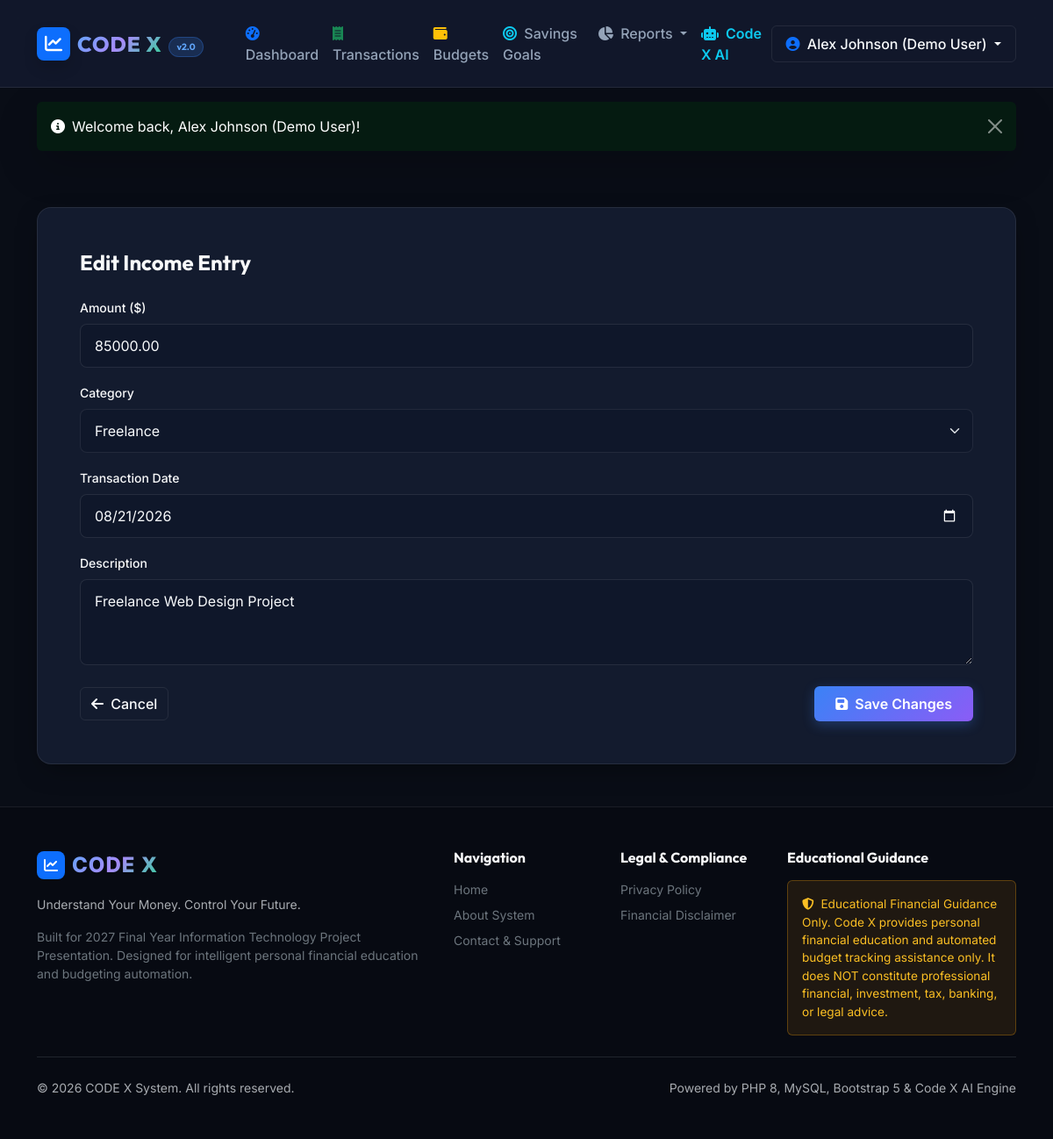
Screenshot of /transactions/edit_transaction.php?id=2 (signed in) with the database file from the repository.
### tables this page shows
CREATE TABLE `transactions` (
  `id` INT AUTO_INCREMENT PRIMARY KEY,
  `user_id` INT NOT NULL,
  `category_id` INT NOT NULL,
  `transaction_type` ENUM('income', 'expense') NOT NULL,
  `amount` DECIMAL(12, 2) NOT NULL,
  `description` TEXT NULL,
  `transaction_date` DATE NOT NULL,
  `created_at` TIMESTAMP DEFAULT CURRENT_TIMESTAMP,
  `updated_at` TIMESTAMP DEFAULT CURRENT_TIMESTAMP ON UPDATE CURRENT_TIMESTAMP,
  CONSTRAINT `fk_transactions_user` FOREIGN KEY (`user_id`) REFERENCES `users` (`id`) ON DELETE CASCADE,
  CONSTRAINT `fk_transactions_category` FOREIGN KEY (`category_id`) REFERENCES `categories` (`id`) ON DELETE RESTRICT
);

CREATE TABLE `categories` (
  `id` INT AUTO_INCREMENT PRIMARY KEY,
  `user_id` INT NULL DEFAULT NULL,
  `name` VARCHAR(100) NOT NULL,
  `type` ENUM('income', 'expense') NOT NULL,
  `icon` VARCHAR(50) DEFAULT 'fa-tag',
  `color` VARCHAR(20) DEFAULT '#4e73df',
  `created_at` TIMESTAMP DEFAULT CURRENT_TIMESTAMP,
  CONSTRAINT `fk_categories_user` FOREIGN KEY (`user_id`) REFERENCES `users` (`id`) ON DELETE CASCADE
);

### config/app.php (called while the page is built, shortened)
<?php
function sanitize($data) {
    return htmlspecialchars(trim((string)$data), ENT_QUOTES, 'UTF-8');
}
?>

### transactions/edit_transaction.php (the view, shortened to what this page needs)
<?php
require_once __DIR__ . '/../config/app.php';
$db = getDBConnection();
$userId = $_SESSION['user_id'];
$txId = (int)($_GET['id'] ?? 0);
$stmt = $db->prepare("SELECT * FROM transactions WHERE id = :id AND user_id = :uid");
$stmt->execute([':id' => $txId, ':uid' => $userId]);
$transaction = $stmt->fetch();
$catStmt = $db->prepare("SELECT * FROM categories WHERE (user_id IS NULL OR user_id = :uid) AND type = :type ORDER BY name ASC");
$catStmt->execute([':uid' => $userId, ':type' => $transaction['transaction_type']]);
$categories = $catStmt->fetchAll();
require_once __DIR__ . '/../includes/header.php';
?>
<div class="container py-5">
    <div class="max-w-xl mx-auto">
        <div class="codex-card p-4 p-md-5">
            <h2 class="h4 font-heading text-light mb-4">Edit <?= ucfirst($transaction['transaction_type']) ?> Entry</h2>
            <form action="edit_transaction.php?id=<?= $txId ?>" method="POST">
                <div class="mb-3">
                    <label class="form-label text-light small fw-medium">Amount ($)</label>
                    <input type="number" step="0.01" min="0.01" name="amount" class="form-control" value="<?= htmlspecialchars($transaction['amount']) ?>" required>
                </div>
                <div class="mb-3">
                    <label class="form-label text-light small fw-medium">Category</label>
                    <select name="category_id" class="form-select" required>
                        <?php foreach ($categories as $cat): ?>
                            <option value="<?= $cat['id'] ?>" <?= $transaction['category_id'] == $cat['id'] ? 'selected' : '' ?>>
                                <?= sanitize($cat['name']) ?>
                            </option>
                        <?php endforeach; ?>
                    </select>
                </div>
                <div class="mb-3">
                    <label class="form-label text-light small fw-medium">Transaction Date</label>
                    <input type="date" name="transaction_date" class="form-control" value="<?= htmlspecialchars($transaction['transaction_date']) ?>" required>
                </div>
                <div class="mb-4">
                    <label class="form-label text-light small fw-medium">Description</label>
                    <textarea name="description" class="form-control" rows="3"><?= sanitize($transaction['description']) ?></textarea>
                </div>
                <div class="d-flex justify-content-between align-items-center">
                    <a href="transactions.php" class="btn btn-codex-outline"><i class="fa-solid fa-arrow-left me-1"></i> Cancel</a>
                    <button type="submit" class="btn btn-codex-primary px-4 py-2">
                        <i class="fa-solid fa-floppy-disk me-1"></i> Save Changes
                    </button>
                </div>
            </form>
        </div>
    </div>
</div>
<?php require_once __DIR__ . '/../includes/footer.php'; ?>

### assets/css/style.css (style rules this page uses)
:root { --codex-bg-dark: #090d16; --codex-card-bg: #131b2e; --codex-card-hover: #1a243d; --codex-border: rgba(255, 255, 255, 0.08); --codex-border-hover: rgba(59, 130, 246, 0.4); --codex-primary: #3b82f6; --codex-primary-glow: rgba(59, 130, 246, 0.3); --codex-secondary: #6366f1; --codex-success: #10b981; --codex-success-glow: rgba(16, 185, 129, 0.25); --codex-danger: #ef4444; --codex-danger-glow: rgba(239, 68, 68, 0.25); --codex-warning: #f59e0b; --codex-info: #06b6d4; --codex-text-main: #f8fafc; --codex-text-muted: #94a3b8; --codex-text-dim: #64748b; --codex-gradient-hero: linear-gradient(135deg, #090d16 0%, #1e1b4b 50%, #090d16 100%); --codex-gradient-accent: linear-gradient(135deg, #3b82f6 0%, #8b5cf6 100%); --codex-gradient-income: linear-gradient(135deg, #059669 0%, #10b981 100%); --codex-gradient-expense: linear-gradient(135deg, #dc2626 0%, #ef4444 100%); --codex-gradient-balance: linear-gradient(135deg, #2563eb 0%, #6366f1 100%); }
body { background-color: var(--codex-bg-dark); color: var(--codex-text-main); font-family: 'Inter', -apple-system, BlinkMacSystemFont, sans-serif; min-height: 100vh; display: flex; flex-direction: column; overflow-x: hidden; }
h1, h2, h3, h4, h5, h6, .navbar-brand, .font-heading { font-family: 'Outfit', sans-serif; font-weight: 700; }
.codex-card { background: var(--codex-card-bg); border: 1px solid var(--codex-border); border-radius: 1rem; box-shadow: 0 10px 30px -10px rgba(0, 0, 0, 0.5); transition: all 0.3s cubic-bezier(0.4, 0, 0.2, 1); }
.btn-codex-primary { background: var(--codex-gradient-accent); color: #fff; border: none; font-weight: 600; box-shadow: 0 4px 14px var(--codex-primary-glow); transition: all 0.25s; }
.btn-codex-outline { background: transparent; color: var(--codex-text-main); border: 1px solid var(--codex-border); font-weight: 500; }
.form-control, .form-select { background-color: #0f172a; border: 1px solid var(--codex-border); color: var(--codex-text-main); border-radius: 0.5rem; padding: 0.75rem 1rem; }

### rows the page displays
transactions: transaction_type "Income", amount "85000.00", category_id "Freelance", transaction_date "08/21/2026", description "Freelance Web Design Project"

### other values shown
$_SESSION['user_name'] "Alex Johnson (Demo User)"
$flash['message'] "Welcome back, Alex Johnson (Demo User)!"
APP_TAGLINE "Understand Your Money. Control Your Future."
